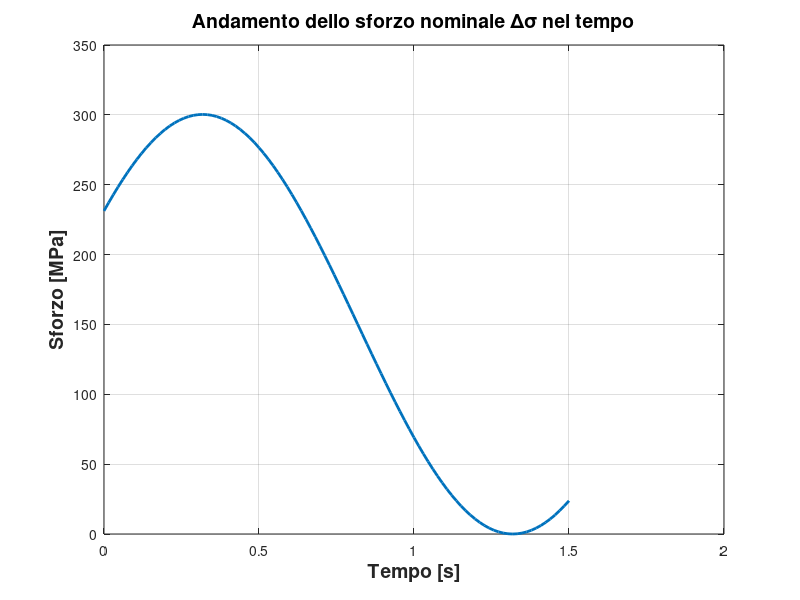

The MATLAB source for this figure:
% Curva relativa all'andamento dello SFORZO NOMINALE NEL TEMPO

clc
close all
clear all

% Dati di INPUT
A = 300308e-3; %[MPa]
x = linspace(0, 1.5, 100);
y = (A/2)*cos(2*pi*0.5*x - 1)+ (A/2);

% PLOT della curva
figure
plot(x, y, 'LineWidth', 2);
xlabel('Tempo [s]', 'FontWeight', 'bold', 'FontSize', 14);
ylabel('Sforzo [MPa]', 'FontWeight', 'bold', 'FontSize', 14);
title('Andamento dello sforzo nominale \Delta\sigma nel tempo', 'FontSize', 14)
grid on

% % Salvataggio dei dati su EXCEL
% data = [x', y'];
% writematrix(data, 'SforzoNom_tempo.xlsx');